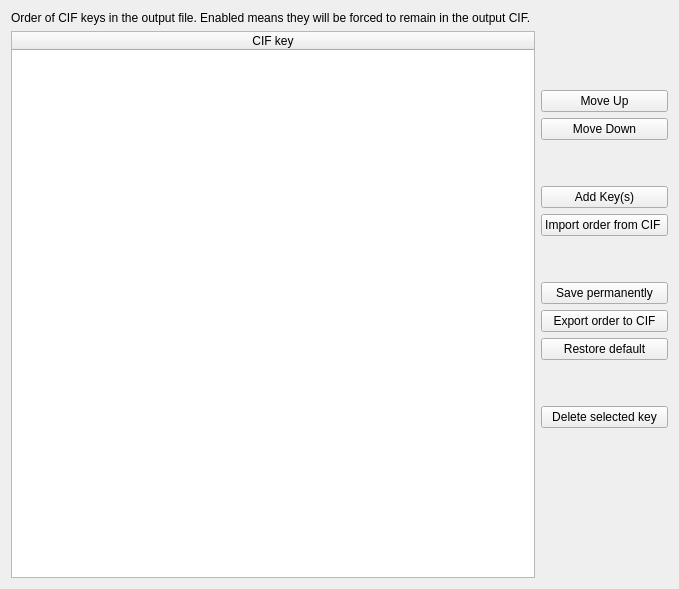
<?xml version="1.0" encoding="UTF-8"?>
<ui version="4.0">
 <class>CifOrderForm</class>
 <widget class="QWidget" name="CifOrderForm">
  <property name="geometry">
   <rect>
    <x>0</x>
    <y>0</y>
    <width>679</width>
    <height>589</height>
   </rect>
  </property>
  <property name="windowTitle">
   <string>Form</string>
  </property>
  <layout class="QGridLayout" name="gridLayout">
   <item row="5" column="1">
    <spacer name="verticalSpacer_2">
     <property name="orientation">
      <enum>Qt::Vertical</enum>
     </property>
     <property name="sizeHint" stdset="0">
      <size>
       <width>20</width>
       <height>150</height>
      </size>
     </property>
    </spacer>
   </item>
   <item row="4" column="1">
    <layout class="QVBoxLayout" name="verticalLayout">
     <item>
      <widget class="QPushButton" name="moveUpPushButton">
       <property name="text">
        <string>Move Up</string>
       </property>
      </widget>
     </item>
     <item>
      <widget class="QPushButton" name="moveDownPushButton">
       <property name="text">
        <string>Move Down</string>
       </property>
      </widget>
     </item>
     <item>
      <spacer name="verticalSpacer">
       <property name="orientation">
        <enum>Qt::Vertical</enum>
       </property>
       <property name="sizeHint" stdset="0">
        <size>
         <width>20</width>
         <height>40</height>
        </size>
       </property>
      </spacer>
     </item>
     <item>
      <widget class="QPushButton" name="addKeyPushButton">
       <property name="whatsThis">
        <string>Add a single or more CIF keywords to the list.</string>
       </property>
       <property name="text">
        <string>Add Key(s)</string>
       </property>
      </widget>
     </item>
     <item>
      <widget class="QPushButton" name="importCifPushButton">
       <property name="whatsThis">
        <string>&lt;html&gt;&lt;head/&gt;&lt;body&gt;&lt;p&gt;The order of CIF keywords in the imported CIF defines the order in the list and therefore the order in the output CIF of FinalCif.&lt;/p&gt;&lt;/body&gt;&lt;/html&gt;</string>
       </property>
       <property name="text">
        <string>Import order from CIF </string>
       </property>
      </widget>
     </item>
     <item>
      <spacer name="verticalSpacer_5">
       <property name="orientation">
        <enum>Qt::Vertical</enum>
       </property>
       <property name="sizeHint" stdset="0">
        <size>
         <width>20</width>
         <height>40</height>
        </size>
       </property>
      </spacer>
     </item>
     <item>
      <widget class="QPushButton" name="saveSettingPushButton">
       <property name="text">
        <string>Save permanently</string>
       </property>
      </widget>
     </item>
     <item>
      <widget class="QPushButton" name="exportToCifPushButton">
       <property name="text">
        <string>Export order to CIF</string>
       </property>
      </widget>
     </item>
     <item>
      <widget class="QPushButton" name="restoreDefaultPushButton">
       <property name="text">
        <string>Restore default</string>
       </property>
      </widget>
     </item>
     <item>
      <spacer name="verticalSpacer_3">
       <property name="orientation">
        <enum>Qt::Vertical</enum>
       </property>
       <property name="sizeHint" stdset="0">
        <size>
         <width>20</width>
         <height>40</height>
        </size>
       </property>
      </spacer>
     </item>
     <item>
      <widget class="QPushButton" name="deleteKeyPushButton">
       <property name="text">
        <string>Delete selected key</string>
       </property>
      </widget>
     </item>
    </layout>
   </item>
   <item row="3" column="1">
    <spacer name="verticalSpacer_4">
     <property name="orientation">
      <enum>Qt::Vertical</enum>
     </property>
     <property name="sizeHint" stdset="0">
      <size>
       <width>20</width>
       <height>40</height>
      </size>
     </property>
    </spacer>
   </item>
   <item row="2" column="0" rowspan="4">
    <widget class="QTableWidget" name="cifOrderTableWidget">
     <property name="editTriggers">
      <set>QAbstractItemView::NoEditTriggers</set>
     </property>
     <property name="showDropIndicator" stdset="0">
      <bool>false</bool>
     </property>
     <property name="selectionMode">
      <enum>QAbstractItemView::SingleSelection</enum>
     </property>
     <property name="selectionBehavior">
      <enum>QAbstractItemView::SelectRows</enum>
     </property>
     <property name="verticalScrollMode">
      <enum>QAbstractItemView::ScrollPerPixel</enum>
     </property>
     <property name="horizontalScrollMode">
      <enum>QAbstractItemView::ScrollPerPixel</enum>
     </property>
     <attribute name="horizontalHeaderStretchLastSection">
      <bool>true</bool>
     </attribute>
     <attribute name="verticalHeaderVisible">
      <bool>false</bool>
     </attribute>
     <column>
      <property name="text">
       <string>CIF key</string>
      </property>
     </column>
    </widget>
   </item>
   <item row="1" column="0" colspan="2">
    <widget class="QLabel" name="helpTextLabel">
     <property name="text">
      <string>Order of CIF keys in the output file. Enabled means they will be forced to remain in the output CIF.</string>
     </property>
    </widget>
   </item>
  </layout>
 </widget>
 <resources/>
 <connections/>
</ui>
